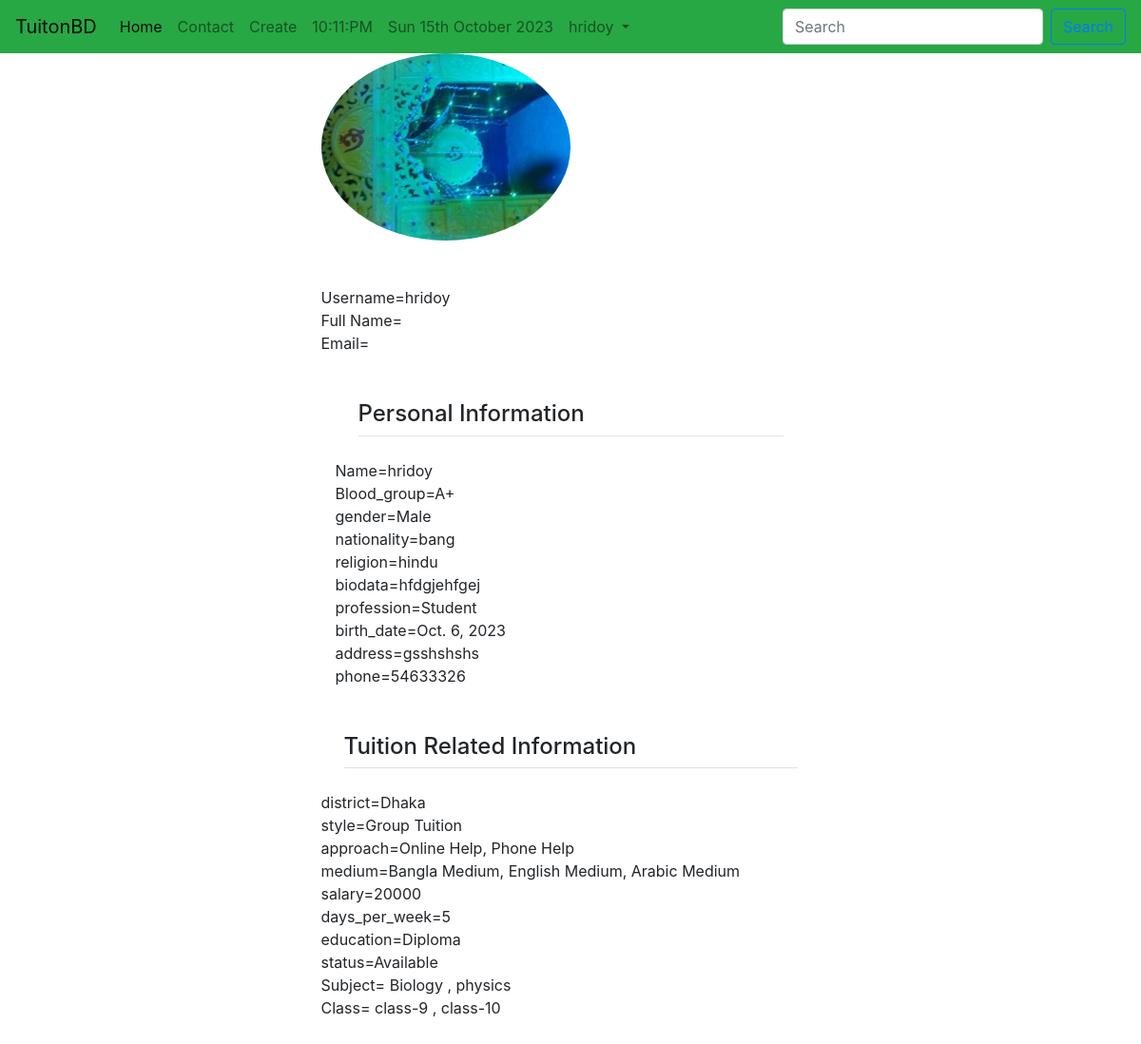
Screenshot of /session/otherprofile/hridoy/ with the database file from the repository.
### session/models.py (models this page shows, shortened)
class UserProfile(models.Model):
    GENRE_CHOICES = (
        ("Male", "MALE"),
        ("Female", "FEMALE"),
    )
    CATEGORY = (
        ("Student", "Student"),
        ("Teacher", "Teacher"),
    )
    BLOOD_GROUP = (
        ("A+", "A+"),
        ("A-", "A-"),
        ("AB+", "AB+"),
        ("AB-", "AB-"),
        ("B+", "B+"),
        ("B-", "B-"),
        ("O+", "O+"),
        ("O-", "O-"),
    )
    user = models.OneToOneField(User, on_delete=models.CASCADE)
    birth_date = models.DateField()
    blood_group = models.CharField(max_length=3, choices=BLOOD_GROUP)
    gender = models.CharField(max_length=50, choices=GENRE_CHOICES)
    address = models.CharField(max_length=150)
    phone = models.CharField(max_length=13)
    nationality = models.CharField(max_length=30)
    religion = models.CharField(max_length=50)
    biodata = models.TextField()
    profession = models.CharField(max_length=50, choices=CATEGORY, null=True)
    image = models.ImageField(default="default.jpg", upload_to="session/images")

class TuitionProfile(models.Model):
    STATUS = (
        ("Available", "Available"),
        ("Busy", "Busy"),
    )
    Choice_style = (
        ("Group_Tuition", "Group Tuition"),
        ("Private_Tuition", "Private Tuition"),
    )
    Choice_Place = (
        ("Class_Rooms", "Class Rooms"),
        ("Coaching_Center", "Coaching Center"),
        ("Home_Visit", "Home Visit"),
        ("My_Place", "My Place"),
    )
    Choice_Approach = (
        ("Online_Help", "Online Help"),
        ("Phone_Help", "Phone Help"),
        ("Provide_Hand_Notes", "Provide Hand_Notes"),
        ("Video_Tutorials", "Video Tutorials"),
    )
    Choice_Medium = (
        ("Bangla_Medium", "Bangla Medium"),
        ("English_Medium", "English Medium"),
        ("Arabic_Medium", "Arabic Medium"),
        ("Hindi_Medium", "Hindi Medium"),
        ("Sports_Section", "Sports Section"),
        ("Singing_Section", "Singing Section"),
        ("Dance_Section", "Dance Section"),
        ("Extra Curricular Activities", "Extra Curricular Activities"),
        ("Language Learning", "Language Learning"),
        ("Computer Learning", "Computer Learning"),
    )
    user = models.OneToOneField(
        User, on_delete=models.CASCADE, related_name="tuitionprofile"
    )
    district = models.ForeignKey(
        District, on_delete=models.SET_NULL, null=True, related_name="district"
    )
    style = MultiSelectField(choices=Choice_style, max_choices=3, max_length=100)
    place = MultiSelectField(choices=Choice_Place, max_choices=3, max_length=100)
    approach = MultiSelectField(choices=Choice_Approach, max_choices=3, max_length=100)
    medium = MultiSelectField(choices=Choice_Medium, max_choices=3, max_length=100)
    subject = models.ManyToManyField(Subject, related_name="subjects")
    class_in = models.ManyToManyField(Class_in, related_name="classes")
    salary = models.CharField(max_length=100)
    days_per_week = models.CharField(max_length=100)
    education = models.CharField(max_length=100)
    status = models.CharField(max_length=100, choices=STATUS)

### tuition_App/models.py (models this page shows, shortened)
class District(models.Model):
    name = models.CharField(max_length=100)
    def __str__(self):
        return self.name

class Subject(models.Model):
    name = models.CharField(max_length=100)
    def __str__(self):
        return self.name

class Class_in(models.Model):
    name = models.CharField(max_length=100)
    def __str__(self):
        return self.name

### session/views.py (the view)
# urls.py: path("otherprofile/<str:username>/", otherprofile, name="otherprofile"),
def otherprofile(request, username):
    user = User.objects.get(username=username)
    return render(request, "session/otherprofile.html", {"user": user})

### templates/session/otherprofile.html
{% extends 'basic.html' %}
{% block body %}
<div class="container">
    <div class="col-md-6 offset-md-3">
        <div class="media">
            <img src="{{user.userprofile.image.url}}" class="w-50 rounded-circle account-img" alt="">
        </div>
        <div class="media-body mt-5">
            Username={{user.username}} <br>
            Full Name={{user.get_full_name}} <br>
            Email={{user.email}} <br>
        </div>
        <div class="col mt-5">
            <b>
                <h3 class="border-bottom m-4">
                    <legend> Personal Information</legend>
                </h3>
            </b>
            Name={{user.username}} <br>
            {% if user.userprofile %}
            Blood_group={{user.userprofile.blood_group}} <br>
            gender={{user.userprofile.gender}} <br>
            nationality={{user.userprofile.nationality}} <br>
            religion={{user.userprofile.religion}} <br>
            biodata={{user.userprofile.biodata}} <br>
            profession={{user.userprofile.profession}} <br>
            birth_date={{user.userprofile.birth_date}} <br>
            address={{user.userprofile.address}} <br>
            phone={{user.userprofile.phone}} <br>
        </div>
        {% endif %}
        {% if user.tuitionprofile %}
        <div class="my-5">
            <b>
                <h3 class="border-bottom m-4">
                    <legend> Tuition Related Information</legend>
                </h3>
            </b>
            district={{user.tuitionprofile.district}} <br>
            style={{user.tuitionprofile.style}} <br>
            approach={{user.tuitionprofile.approach}} <br>
            medium={{user.tuitionprofile.medium}} <br>
            salary={{user.tuitionprofile.salary}} <br>
            days_per_week={{user.tuitionprofile.days_per_week}} <br>
            education={{user.tuitionprofile.education}} <br>
            status={{user.tuitionprofile.status}} <br>
            Subject= {% for s in user.tuitionprofile.subject.all %} {{s}}
            {% if not forloop.last %},{% endif %}
            {% endfor %} <br>
            Class= {% for s in user.tuitionprofile.class_in.all %} {{s}}
            {% if not forloop.last %},{% endif %}
            {% endfor %} <br>
        </div>
        {% endif %}
    </div>
</div>
{% endblock body %}

### templates/basic.html (shortened to what this page needs)
<!doctype html>
<html lang="en">
<head>
    <link rel="stylesheet" href="https://cdn.jsdelivr.net/npm/bootstrap@4.5.3/dist/css/bootstrap.min.css"
>
    {% load static %}
    {% load notifications_tags %}
</head>
<body>
    <nav class="navbar navbar-expand-lg navbar-light bg-success">
        <a class="navbar-brand" href="/">TuitonBD </a>
        <div class="collapse navbar-collapse" id="navbarSupportedContent">
            <ul class="navbar-nav mr-auto">
                <li class="nav-item active">
                    <a class="nav-link" href="{% url 'homeview' %}">Home <span class="sr-only">(current)</span></a>
                </li>
                <li class="nav-item">
                    <a class="nav-link" href="/tuition_App/contact/">Contact</a>
                </li>
                <li class="nav-item">
                    <a class="nav-link" href="/tuition_App/create/">Create</a>
                </li>
                    {% notifications_unread as unread_count %}
                <li class="nav-item">
                    <a class="nav-link" href="">{% now 'h:i:A' %}</a>
                </li>
                <li class="nav-item">
                    <a class="nav-link" href="">{% now "D jS F Y" %}</a>
                </li>
                {% if user.is_authenticated %}
                <li class="nav-item dropdown">
                    <a class="nav-link dropdown-toggle" href="#" id="navbarDropdown" role="button"
                        data-toggle="dropdown" aria-haspopup="true" aria-expanded="false">
                        {{user.username}}
                    </a>
                </li>
                {% endif %}
            </ul>
            <form method="post" action="/tuition_App/search/" class="form-inline my-2 my-lg-0">
                <input class="form-control mr-sm-2" type="search" placeholder="Search" name="search"
                    aria-label="Search" />
                <button class="btn btn-outline-primary my-2 my-sm-0" type="submit">
                </button>
            </form>
        </div>
    </nav>
    {% block body %}
    {% endblock body %}
</body>
</html>

### rows the page displays
Subject: name "Biology"
Subject: name "physics"
Class_in: name "class-9"
Class_in: name "class-10"

### other values shown
{{ user.username }} "hridoy"
{{ user.userprofile.blood_group }} "A+"
{{ user.userprofile.gender }} "Male"
{{ user.userprofile.nationality }} "bang"
{{ user.userprofile.religion }} "hindu"
{{ user.userprofile.biodata }} "hfdgjehfgej"
{{ user.userprofile.profession }} "Student"
{{ user.userprofile.birth_date }} "Oct. 6, 2023"
{{ user.userprofile.address }} "gsshshshs"
{{ user.userprofile.phone }} "54633326"
{{ user.tuitionprofile.district }} "Dhaka"
{{ user.tuitionprofile.style }} "Group Tuition"
{{ user.tuitionprofile.approach }} "Online Help, Phone Help"
{{ user.tuitionprofile.medium }} "Bangla Medium, English Medium, Arabic Medium"
{{ user.tuitionprofile.salary }} "20000"
